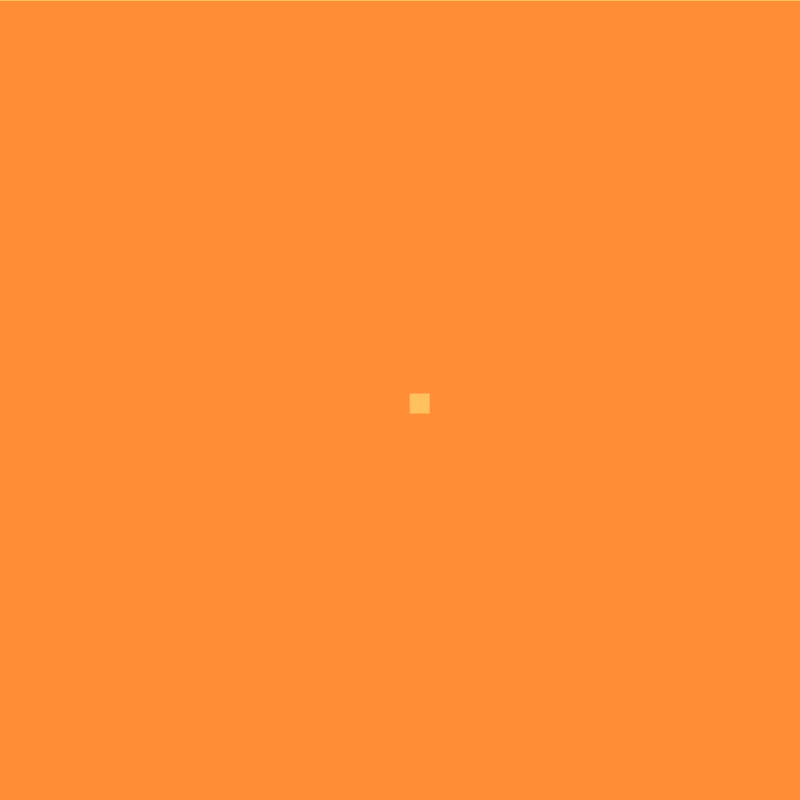
Frame 1 (no input)
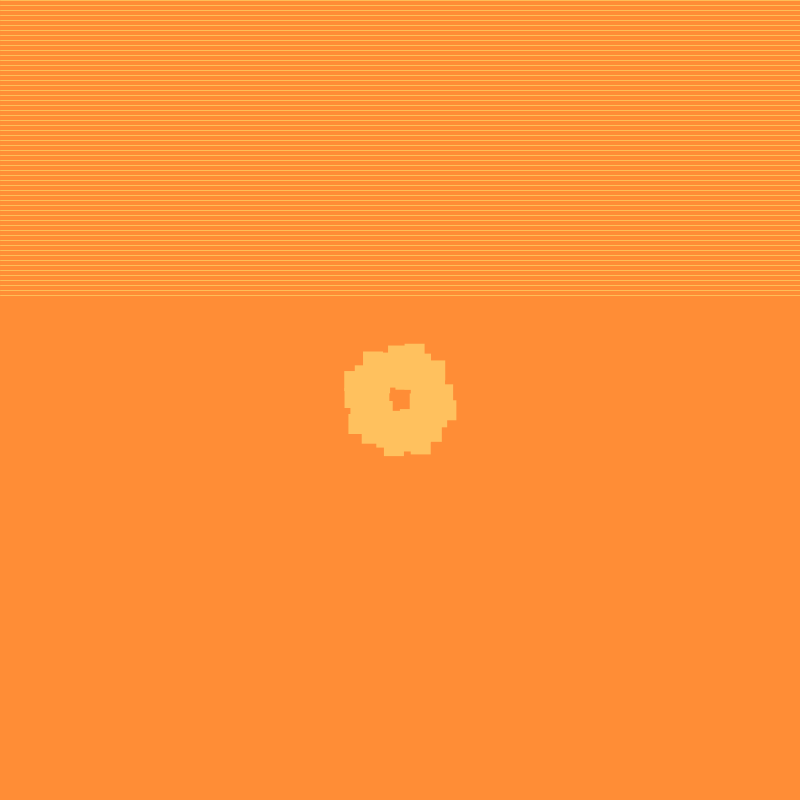
Frame 60 (the mouse pressed at the canvas centre just before this capture)
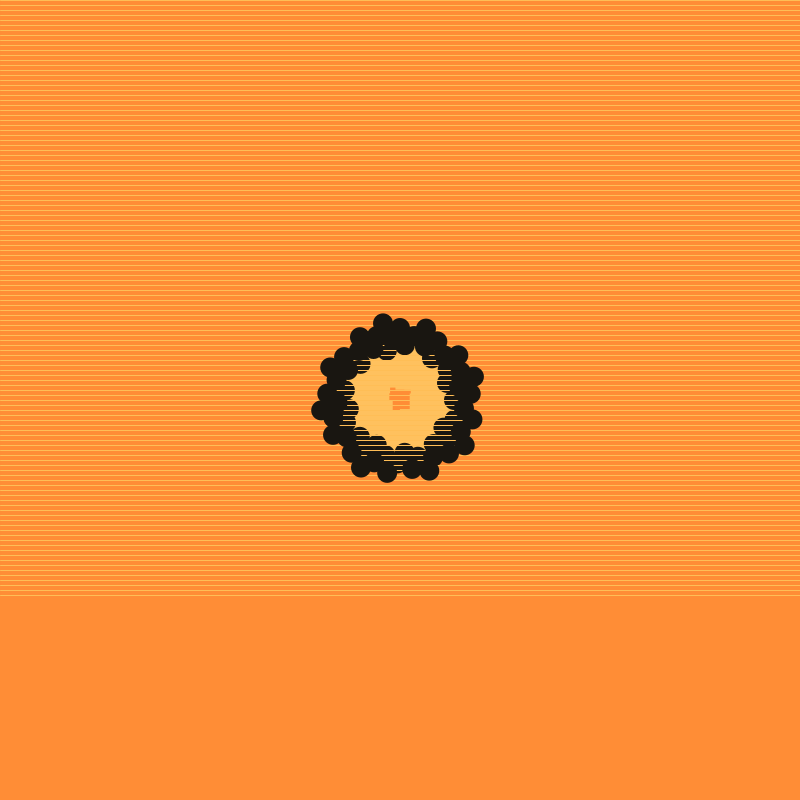
Frame 120 (the mouse held since frame 60 and released just before this capture)

The Processing sketch that drew these frames (run headless with seeded random() and noise(); from frame 60 on, the mouse is pressed at the canvas centre):

// Processing sketch: processing_76441
// ── processing_76441.pde

float  angle;
float radii;
int i ;
int y=0;

void setup() {
  
  size(800,800);
  smooth();
  background(255,141,54);
  angle=10;
  stroke(255); strokeWeight(.01);
  colorMode(HSB, 360,100,100,100);
  radii=20;
  
}

void draw (){

burgers();
drawSpiral();

}



 void drawSpiral() { 


float bgcolor= abs(255*sin(radians(angle)));
fill(36,30,10);
//background (bgcolor);
noStroke();
float x = radii*cos(radians(angle));
float y = radii*sin( radians(angle));

radii+= .5;
if (mousePressed) {
  
ellipse(width/2+x,height/2+y,20,20); 

}

else {
  fill(37,63,185);
  rect(width/2+x-10,height/2+y-10,20,20);
}
angle+=137.5;


beginShape();
for (int i=0; i <7;i++);
float angle = i+60;
endShape();


 }
 
 
 
 
 void burgers(){
   stroke(37,66,203);
   strokeWeight(1);
  line (0, y, width,y);
  y += 5;
  noStroke();
 
 }
   
   
 
